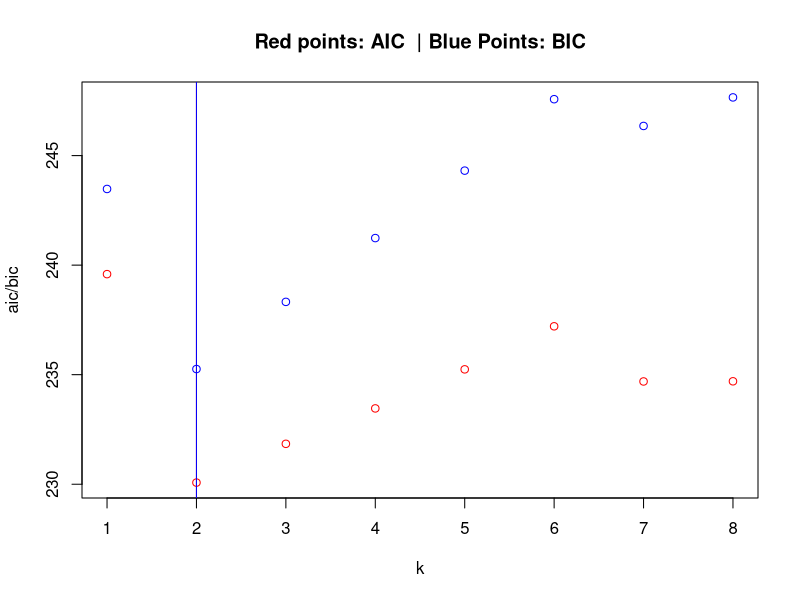
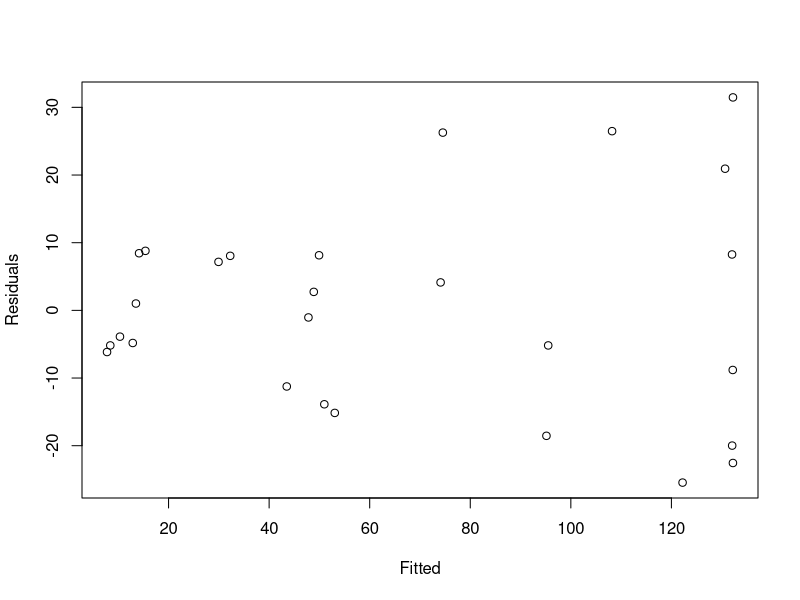

Source code (R) for these figures, in order: (Note: this script raises an error after producing the figures.)
getwd()
setwd("/Users/samuel/Desktop/stats/212/Homeworks/Data")

tree_age <- read.table("TreeAgeDiamSugarMaple.txt", header = T)
x <- tree_age$Diamet
y <- tree_age$Age

#function definition
AICpoly = function(x,y,kmax) {
  adjr2 = 1:kmax
  aic  = 1:kmax
  bic =1:kmax
  n=length(y)
  for(k in 1:kmax){
    fit = lm(y~poly(x,k, raw=T))
    aic[k] = AIC(fit)
    bic[k] = AIC(fit, k=log(n))
    adjr2[k] = summary(fit)$adj
  }
  kr2 = (1:kmax)[adjr2==max(adjr2)]
  kaic = (1:kmax)[aic == min(aic)]
  kbic = (1:kmax)[bic == min(bic)]
  ylim = range(c(aic, bic))
  plot(1:k, aic, xlab ='k', ylab ='aic/bic',
       ylim=ylim, col='red')
  points(1:k, bic, col ='blue')
  abline(v=kaic, col = 'red')
  abline(v = kbic, col = 'blue')
  title("Red points: AIC  | Blue Points: BIC")
  list(aic,bic, adjr2, kaic, kbic, kr2)
  
  return (list(AIC = aic, BIC = bic, Adjusted_R2 = adjr2, Best_AIC_k = kaic, Best_BIC_k = kbic, Best_Adjusted_R2_k = kr2))
}
#part A
results=AICpoly(x,y,8)
print(results)
#best one is degree 2

#part B
tree_fit <- lm(y~poly(x, degree = 2, raw = TRUE))
summary(tree_fit) #reject the null 

resid = tree_fit$residuals
fitted = tree_fit$fitted.values
plot(fitted, resid, xlab ="Fitted", ylab = "Residuals")


#Part d
newtree = data.frame(x=110)
temp. <- predict(tree_fit, newdata = newtree, interval = "predict", level =0.95)
plot(temp)


#Problem # 1
#Page 43 Lecture 1-A
#page 25 Lecture 1-A








